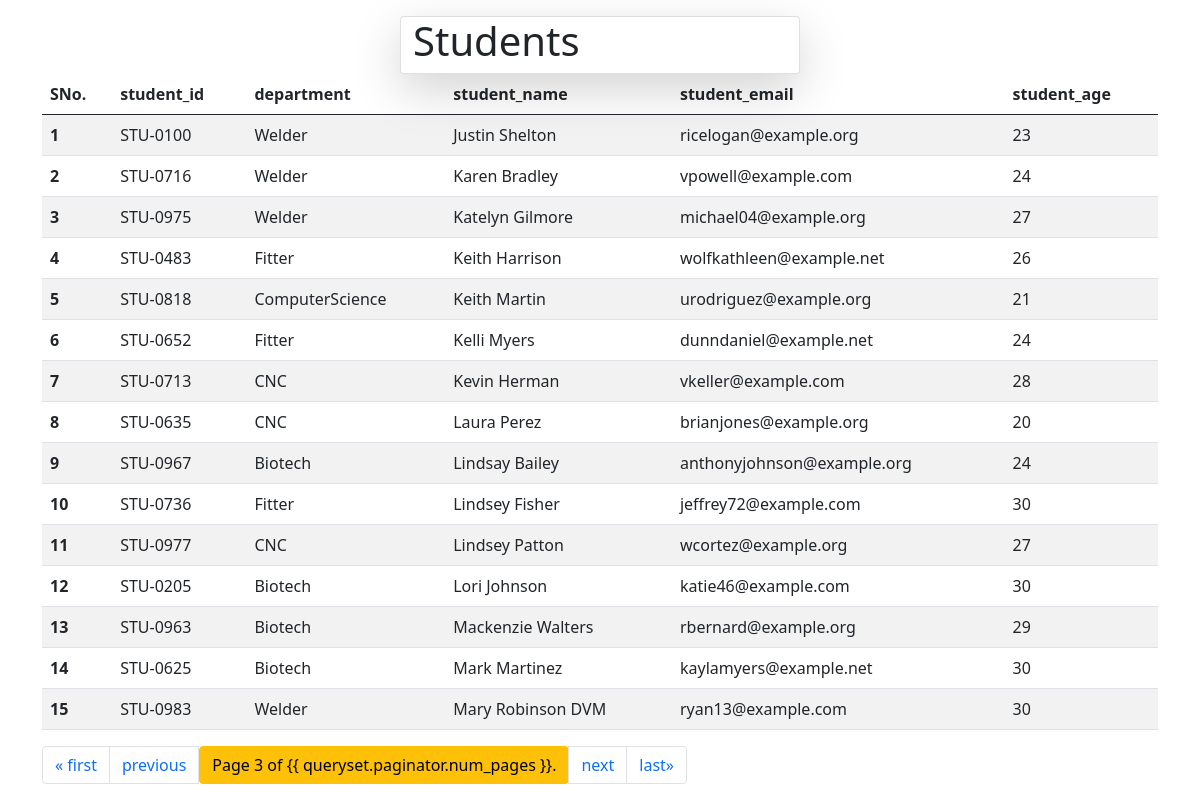
Screenshot of /students/?page=3 with the database file from the repository.
### vege/models.py (models this page shows)
class Student(models.Model):
    department = models.ForeignKey(
        Department, related_name="depart", on_delete=models.CASCADE)
    student_id = models.OneToOneField(
        StudentID, related_name="studentid", on_delete=models.CASCADE)
    student_name = models.CharField(max_length=100)
    student_email = models.EmailField(unique=True)
    student_age = models.IntegerField(default=18)
    student_address = models.TextField()
    def __str__(self) -> str:
        return self.student_name
    class Meta:
        ordering = ['student_name']
        verbose_name = "student"

class StudentID(models.Model):
    student_id = models.CharField(max_length=100)
    def __str__(self) -> str:
        return self.student_id

class Department(models.Model):
    department = models.CharField(max_length=100)
    def __str__(self) -> str:
        return self.department
    class Meta:
        ordering = ['department']

### vege/views.py (the view)
# urls.py: path('students/',views.get_students,name='get_studentss'),
def get_students(request):
    queryset = Student.objects.all()
    if request.GET.get('search'):
        search=request.GET.get('search')
        queryset=queryset.filter(Student_name__icontains=search)
    paginator = Paginator(queryset, 15)  # Show 25 contacts per page.
    page_number = request.GET.get("page", 1)
    page_obj = paginator.get_page(page_number)
    return render(request, 'report/students.html', {'queryset': page_obj})

### vege/templates/report/students.html (shortened to what this page needs)
<!DOCTYPE html>
<html lang="en">
<head>
    <link href="https://cdn.jsdelivr.net/npm/bootstrap@5.0.2/dist/css/bootstrap.min.css" rel="stylesheet"
>
</head>
<body>
    <div class="container col-4 card mt-3 shadow-lg">
        <h1>Students</h1>
    </div>
    <div class="container">
        <table class="table table-striped">
            <thead class="thead-dark">
                <tr>
                    <th scope="col">SNo.</th>
                    <th scope="col">student_id</th>
                    <th scope="col">department</th>
                    <th scope="col">student_name</th>
                    <th scope="col">student_email</th>
                    <th scope="col">student_age</th>
                </tr>
            </thead>
            <tbody>
                {% for student in queryset %}
                <tr>
                    <th scope="row">{{forloop.counter}}</th>
                    <td>{{student.student_id}}</td>
                    <td>{{student.department}}</td>
                    <td>{{student.student_name}}</td>
                    <td>{{student.student_email}}</td>
                    <td>{{student.student_age}}</td>
                </tr>
                {% endfor %}
            </tbody>
        </table>
        <div class="pagination">
            <nav aria-label="Page navigation example">
                <ul class="pagination">
                    {% if queryset.has_previous %}
                    <li class="page-item"><a class="page-link" href="?page=1">&laquo; first</a></li>
                    <li class="page-item"><a class="page-link"
                            href="?page={{ queryset.previous_page_number }}">previous</a></li>
                    {% endif %}
                    <span class="current btn btn-warning">Page {{ queryset.number }} of {{ queryset.paginator.num_pages
                        }}.</span>
                    {% if queryset.has_next %}
                    <li class="page-item"><a class="page-link" href="?page={{ queryset.next_page_number }}">next</a>
                    </li>
                    <li class="page-item"><a class="page-link"
                            href="?page={{ queryset.paginator.num_pages }}">last&raquo;</a></li>
                    {% endif %}
                </ul>
            </nav>
        </div>
    </div>
</body>
</html>

### rows the page displays
Student: student_id "STU-0100", department "Welder", student_name "Justin Shelton", student_email "ricelogan@example.org", student_age "23"
Student: student_id "STU-0716", department "Welder", student_name "Karen Bradley", student_email "vpowell@example.com", student_age "24"
Student: student_id "STU-0975", department "Welder", student_name "Katelyn Gilmore", student_email "michael04@example.org", student_age "27"
Student: student_id "STU-0483", department "Fitter", student_name "Keith Harrison", student_email "wolfkathleen@example.net", student_age "26"
Student: student_id "STU-0818", department "ComputerScience", student_name "Keith Martin", student_email "urodriguez@example.org", student_age "21"
Student: student_id "STU-0652", department "Fitter", student_name "Kelli Myers", student_email "dunndaniel@example.net", student_age "24"
Student: student_id "STU-0713", department "CNC", student_name "Kevin Herman", student_email "vkeller@example.com", student_age "28"
Student: student_id "STU-0635", department "CNC", student_name "Laura Perez", student_email "brianjones@example.org", student_age "20"
Student: student_id "STU-0967", department "Biotech", student_name "Lindsay Bailey", student_email "anthonyjohnson@example.org", student_age "24"
Student: student_id "STU-0736", department "Fitter", student_name "Lindsey Fisher", student_email "jeffrey72@example.com", student_age "30"
Student: student_id "STU-0977", department "CNC", student_name "Lindsey Patton", student_email "wcortez@example.org", student_age "27"
Student: student_id "STU-0205", department "Biotech", student_name "Lori Johnson", student_email "katie46@example.com", student_age "30"
Student: student_id "STU-0963", department "Biotech", student_name "Mackenzie Walters", student_email "rbernard@example.org", student_age "29"
Student: student_id "STU-0625", department "Biotech", student_name "Mark Martinez", student_email "kaylamyers@example.net", student_age "30"
Student: student_id "STU-0983", department "Welder", student_name "Mary Robinson DVM", student_email "ryan13@example.com", student_age "30"

### other values shown
{{ queryset.number }} "3"
